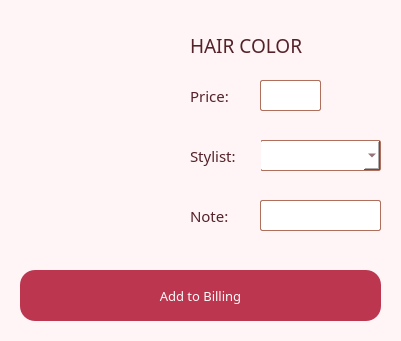
           <widget class="QWidget" name="tabs_haircolor" native="true">
            <property name="geometry">
             <rect>
              <x>10</x>
              <y>390</y>
              <width>401</width>
              <height>341</height>
             </rect>
            </property>
            <property name="cursor">
             <cursorShape>ArrowCursor</cursorShape>
            </property>
            <property name="styleSheet">
             <string notr="true">border-radius: 20px;
background-color: #fff5f6</string>
            </property>
            <widget class="QLabel" name="logo_home_24">
             <property name="geometry">
              <rect>
               <x>20</x>
               <y>30</y>
               <width>151</width>
               <height>211</height>
              </rect>
             </property>
             <property name="styleSheet">
              <string notr="true"/>
             </property>
             <property name="text">
              <string/>
             </property>
             <property name="pixmap">
              <pixmap>pics/hair color.jpg</pixmap>
             </property>
             <property name="scaledContents">
              <bool>true</bool>
             </property>
            </widget>
            <widget class="QLabel" name="label_hairColor">
             <property name="geometry">
              <rect>
               <x>190</x>
               <y>30</y>
               <width>141</width>
               <height>31</height>
              </rect>
             </property>
             <property name="font">
              <font>
               <family>Vogue</family>
               <pointsize>14</pointsize>
              </font>
             </property>
             <property name="styleSheet">
              <string notr="true">color:  rgb(85,34,41);</string>
             </property>
             <property name="text">
              <string>HAIR COLOR</string>
             </property>
             <property name="alignment">
              <set>Qt::AlignLeading|Qt::AlignLeft|Qt::AlignVCenter</set>
             </property>
            </widget>
            <widget class="QLabel" name="label_home_49">
             <property name="geometry">
              <rect>
               <x>190</x>
               <y>80</y>
               <width>51</width>
               <height>31</height>
              </rect>
             </property>
             <property name="font">
              <font>
               <family>Classy Vogue</family>
               <pointsize>11</pointsize>
              </font>
             </property>
             <property name="styleSheet">
              <string notr="true">color:  rgb(85,34,41);
border: 0px;</string>
             </property>
             <property name="text">
              <string>Price:</string>
             </property>
             <property name="alignment">
              <set>Qt::AlignLeading|Qt::AlignLeft|Qt::AlignVCenter</set>
             </property>
            </widget>
            <widget class="QPlainTextEdit" name="hairColor_price">
             <property name="geometry">
              <rect>
               <x>260</x>
               <y>80</y>
               <width>61</width>
               <height>31</height>
              </rect>
             </property>
             <property name="font">
              <font>
               <family>Classy Vogue</family>
               <pointsize>10</pointsize>
              </font>
             </property>
             <property name="cursor" stdset="0">
              <cursorShape>IBeamCursor</cursorShape>
             </property>
             <property name="styleSheet">
              <string notr="true">background-color: white;
border-radius: 2px;
border: 1px solid #af6f5c;
color:  rgb(85,34,41);</string>
             </property>
             <property name="plainText">
              <string/>
             </property>
            </widget>
            <widget class="QComboBox" name="stylist_choice_hairColor">
             <property name="geometry">
              <rect>
               <x>260</x>
               <y>140</y>
               <width>121</width>
               <height>31</height>
              </rect>
             </property>
             <property name="font">
              <font>
               <family>Classy Vogue</family>
               <pointsize>10</pointsize>
              </font>
             </property>
             <property name="cursor">
              <cursorShape>PointingHandCursor</cursorShape>
             </property>
             <property name="styleSheet">
              <string notr="true">background-color: white;
border-radius: 2px;
border: 1px solid #af6f5c;
color:  rgb(85,34,41);</string>
             </property>
             <property name="currentIndex">
              <number>-1</number>
             </property>
             <item>
              <property name="text">
               <string>Liza</string>
              </property>
             </item>
             <item>
              <property name="text">
               <string>Cecil</string>
              </property>
             </item>
             <item>
              <property name="text">
               <string>Beng</string>
              </property>
             </item>
             <item>
              <property name="text">
               <string>Mar</string>
              </property>
             </item>
            </widget>
            <widget class="QLabel" name="label_home_50">
             <property name="geometry">
              <rect>
               <x>190</x>
               <y>140</y>
               <width>71</width>
               <height>31</height>
              </rect>
             </property>
             <property name="font">
              <font>
               <family>Classy Vogue</family>
               <pointsize>11</pointsize>
              </font>
             </property>
             <property name="styleSheet">
              <string notr="true">color:  rgb(85,34,41);
border: 0px;</string>
             </property>
             <property name="text">
              <string>Stylist:</string>
             </property>
             <property name="alignment">
              <set>Qt::AlignLeading|Qt::AlignLeft|Qt::AlignVCenter</set>
             </property>
            </widget>
            <widget class="QLabel" name="label_home_51">
             <property name="geometry">
              <rect>
               <x>190</x>
               <y>200</y>
               <width>71</width>
               <height>31</height>
              </rect>
             </property>
             <property name="font">
              <font>
               <family>Classy Vogue</family>
               <pointsize>11</pointsize>
              </font>
             </property>
             <property name="styleSheet">
              <string notr="true">color:  rgb(85,34,41);
border: 0px;</string>
             </property>
             <property name="text">
              <string>Note:</string>
             </property>
             <property name="alignment">
              <set>Qt::AlignLeading|Qt::AlignLeft|Qt::AlignVCenter</set>
             </property>
            </widget>
            <widget class="QPlainTextEdit" name="hairColor_note">
             <property name="geometry">
              <rect>
               <x>260</x>
               <y>200</y>
               <width>121</width>
               <height>31</height>
              </rect>
             </property>
             <property name="font">
              <font>
               <family>Classy Vogue</family>
               <pointsize>10</pointsize>
              </font>
             </property>
             <property name="cursor" stdset="0">
              <cursorShape>IBeamCursor</cursorShape>
             </property>
             <property name="styleSheet">
              <string notr="true">background-color: white;
border-radius: 2px;
border: 1px solid #af6f5c;
color:  rgb(85,34,41);</string>
             </property>
             <property name="plainText">
              <string/>
             </property>
            </widget>
            <widget class="QLabel" name="addOrder_hairColor">
             <property name="geometry">
              <rect>
               <x>20</x>
               <y>270</y>
               <width>361</width>
               <height>51</height>
              </rect>
             </property>
             <property name="font">
              <font>
               <family>Classy Vogue</family>
               <pointsize>10</pointsize>
              </font>
             </property>
             <property name="styleSheet">
              <string notr="true">color: rgba(254,250,249,255);
background-color: rgb(188,54,79);
border-radius: 15px;</string>
             </property>
             <property name="text">
              <string>Add to Billing</string>
             </property>
             <property name="alignment">
              <set>Qt::AlignCenter</set>
             </property>
            </widget>
            <widget class="QPushButton" name="bttn_hairColor">
             <property name="geometry">
              <rect>
               <x>20</x>
               <y>270</y>
               <width>361</width>
               <height>51</height>
              </rect>
             </property>
             <property name="cursor">
              <cursorShape>PointingHandCursor</cursorShape>
             </property>
             <property name="styleSheet">
              <string notr="true">background-color: rgba(0, 0, 0, 0);</string>
             </property>
             <property name="text">
              <string/>
             </property>
             <property name="autoDefault">
              <bool>false</bool>
             </property>
             <property name="flat">
              <bool>true</bool>
             </property>
            </widget>
           </widget>
